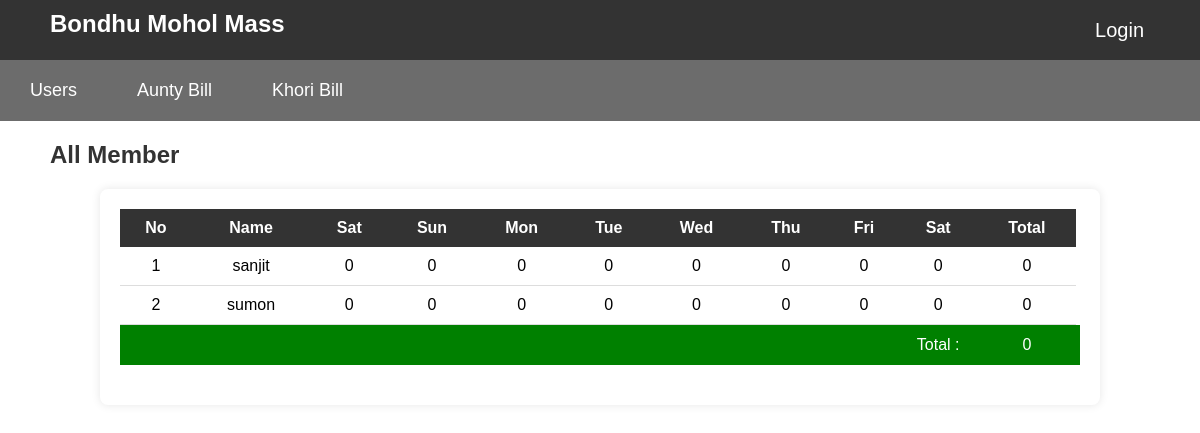
Screenshot of /view_user_details.php with the database file from the repository.
### tables this page shows
CREATE TABLE `add_member` (
  `am_id` int NOT NULL,
  `am_name` varchar(100) NOT NULL,
  `sat` varchar(100) NOT NULL DEFAULT '0',
  `sun` varchar(100) NOT NULL DEFAULT '0',
  `mon` varchar(100) NOT NULL DEFAULT '0',
  `tue` varchar(100) NOT NULL DEFAULT '0',
  `wed` varchar(100) NOT NULL DEFAULT '0',
  `thu` varchar(100) NOT NULL DEFAULT '0',
  `fri` varchar(100) NOT NULL DEFAULT '0',
  `sate` varchar(100) NOT NULL DEFAULT '0',
  `total` varchar(9999) NOT NULL DEFAULT '0',
  `amount` varchar(11) NOT NULL DEFAULT '0',
  `am_user_id` varchar(100) NOT NULL,
  `am_username` varchar(100) NOT NULL,
  `am_user_time` varchar(100) NOT NULL
);

### view_user_details.php (the view, shortened to what this page needs)
<?php
    include './master/header.php';
    include "./admin/config/config.php";
?>
<!DOCTYPE html>
<html lang="en">
<head>
</head>
<body>
    <div class="header">
        <h1>All Member</h1>
    </div>
    <div id="table-container">
        <?php
            $user_id = $_GET['user_id'];
            $user_name = $_GET['user_name'];
            $user_time = $_GET['user_time'];
            $sql = "SELECT * FROM add_member
            WHERE am_user_id='{$user_id}' AND am_username='{$user_name}' AND am_user_time='{$user_time}'";
            $result = mysqli_query($conn,$sql);
            if(mysqli_num_rows($result) >0 ){
        ?>
        <table id="user-table">
            <thead id="table-header" class="table-header">
                <tr>
                    <th>No</th>
                    <th>Name</th>
                    <th>Sat</th>
                    <th>Sun</th>
                    <th>Mon</th>
                    <th>Tue</th>
                    <th>Wed</th>
                    <th>Thu</th>
                    <th>Fri</th>
                    <th>Sat</th>
                    <th>Total</th>
                </tr>
            </thead>
            <tbody id="table-body" class="table-body">
                <?php
                    $total = 0;
                    $count = 1;
                    while($row = mysqli_fetch_assoc($result)){
                ?>
               <tr>
                    <td><?php echo $count ;?></td>
                    <td><?php echo $row['am_name'];?></td>
                    <td><?php echo $row['sat'];?></td>
                    <td><?php echo $row['sun'];?></td>
                    <td><?php echo $row['mon'];?></td>
                    <td><?php echo $row['tue'];?></td>
                    <td><?php echo $row['wed'];?></td>
                    <td><?php echo $row['thu'];?></td>
                    <td><?php echo $row['fri'];?></td>
                    <td><?php echo $row['sate'];?></td>
                    <td><?php echo $row['total'];?></td>
               </tr>
               <?php $total = $total+$row['total']; $count ++; }?>
               <tfoot>
                <tr style="background-color:green; color:white;">
                    <td colspan="9"  style="padding: 20px;"></td>
                    <td colspan="1">Total :</td>
                    <td colspan="1"><?php echo $total;?></td>
                    <td colspan="2"></td>
                </tr>
            </tfoot>
            </tbody>
        </table>
        <?php }?>
    </div>
</body>
</html>

### css/style.css (style rules this page uses)
body { margin: 0; font-family: Arial, sans-serif; }
.header { display: flex; justify-content: space-between; align-items: center; margin:20px 50px; }
h1 { font-size: 24px; margin: 0; color: #333; }
#table-container { margin-top: 20px; max-width: 80%; margin: 0 auto; padding: 20px; background-color: white; box-shadow: 0 0 10px rgba(0, 0, 0, 0.1); border-radius: 8px; }
#user-table { width: 100%; border-collapse: collapse; margin-bottom:20px; text-align: center; }
.table-header tr th { background-color: #333; color: white; padding: 10px; margin: 0 auto; text-align: center; }
.table-body tr td { padding: 10px; border-bottom: 1px solid #ddd; }

### rows the page displays
add_member: am_name "sanjit", sat "0", sun "0", mon "0", tue "0", wed "0", thu "0", fri "0", sate "0", total "0"
add_member: am_name "sumon", sat "0", sun "0", mon "0", tue "0", wed "0", thu "0", fri "0", sate "0", total "0"

### other values shown
$total "0"
